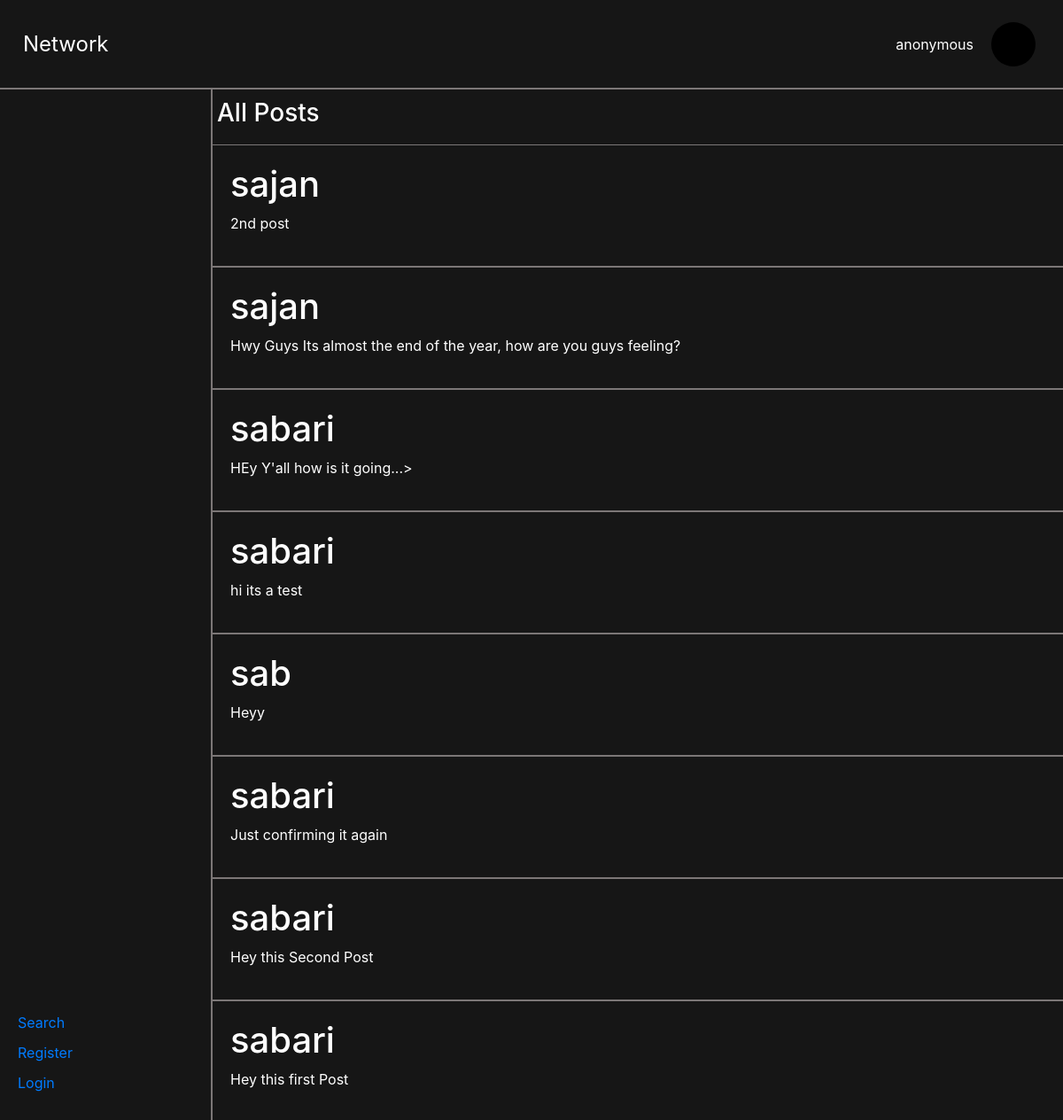
The page / on the database its author committed.
### network/models.py (models this page shows, shortened)
class Post(models.Model):
    user = models.ForeignKey(User, on_delete=models.CASCADE)
    content = models.TextField()
    likes = models.ManyToManyField(User, related_name='likes', blank=True)
    timestamp = models.DateTimeField(auto_now_add=True)
    class Meta:
        ordering = ['-timestamp']

class User(AbstractUser):
    followers = models.ManyToManyField('self', symmetrical=False, related_name='following', blank=True)
    def __str__(self):
        return f"{self.username}"

### network/views.py (the view)
# urls.py: path("", views.index, name="index"),
def index(request):
    if request.user.is_authenticated:
        following_posts = Post.objects.filter(user__in=request.user.following.all())
    else:
        following_posts = Post.objects.all()
    return render(request, "network/index.html", {
        "posts": following_posts
    })

### network/templates/network/index.html (shortened to what this page needs)
{% extends "network/layout.html" %}
{% load static %}
{% block body %}
<div class="content">
    {% if user.is_authenticated %}
    <div class="post">
        <input type="text" name="post-content" id="post-content-input" placeholder="Write what's on your mind ....">
        <button id="post-btn">Post</button>
    </div>
    <h3 id="posts_topic">Following Posts</h3>
    {% else %}
    <h3 id="posts_topic">All Posts</h3>
    {% endif %}
    <div class="content-posts">
        {% for post in posts %}
            <div class="post-container" data-post_id="{{ post.id }}">
            <h1> {{post.user}} </h1>
            <p>{{post.content}}</p>
            </div>
        {% empty %}
        <h1>No Posts.</h1>
        <p>Go to search for some random posts</p>
        {% endfor %}
    </div>
</div>
{% endblock %}

### network/static/network/styles.css (style rules this page uses)
* { padding: 0%; margin: 0%; }
#posts_topic { padding: 10px 5px; }
.post-container { padding: 20px; color: #fff; border-top: #7c7777 1px solid; border-bottom: #7c7777 1px solid; }
.content { padding: 0px; margin: 0px; }

### rows shown on the page
Post: user "sajan", content "2nd post"
Post: user "sajan", content "Hwy Guys Its almost the end of the year, how are you guys feeling?"
Post: user "sabari", content "HEy Y'all how is it going...>"
Post: user "sabari", content "hi its a test"
Post: user "sab", content "Heyy"
Post: user "sabari", content "Just confirming it again"
Post: user "sabari", content "Hey this Second Post"
Post: user "sabari", content "Hey this first Post"
